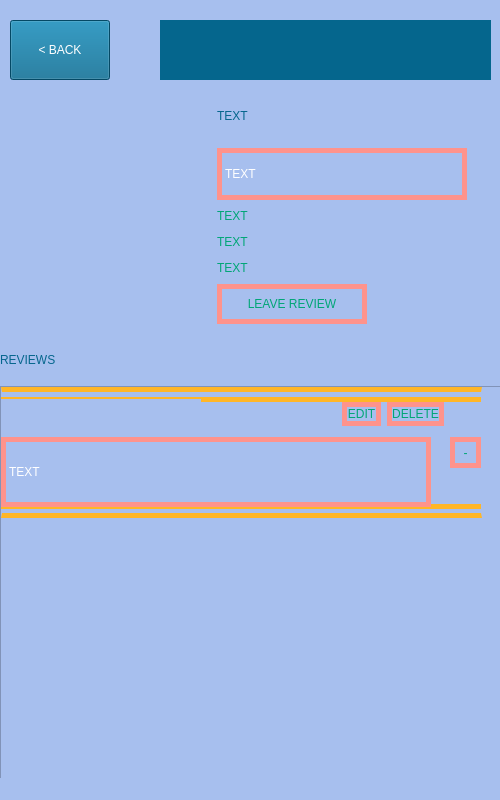
<?xml version="1.0" encoding="UTF-8"?>
<ui version="4.0">
 <class>LocationScreen</class>
 <widget class="QMainWindow" name="LocationScreen">
  <property name="geometry">
   <rect>
    <x>0</x>
    <y>0</y>
    <width>500</width>
    <height>800</height>
   </rect>
  </property>
  <property name="windowTitle">
   <string>WaterWorld</string>
  </property>
  <property name="styleSheet">
   <string notr="true">background-color: rgb(167, 191, 238);</string>
  </property>
  <widget class="QWidget" name="centralwidget">
   <widget class="QWidget" name="layoutWidget_2">
    <property name="geometry">
     <rect>
      <x>0</x>
      <y>0</y>
      <width>501</width>
      <height>81</height>
     </rect>
    </property>
    <layout class="QHBoxLayout" name="top_layout">
     <property name="spacing">
      <number>50</number>
     </property>
     <property name="leftMargin">
      <number>10</number>
     </property>
     <property name="topMargin">
      <number>20</number>
     </property>
     <property name="rightMargin">
      <number>10</number>
     </property>
     <item>
      <widget class="QPushButton" name="back_top_but">
       <property name="minimumSize">
        <size>
         <width>100</width>
         <height>60</height>
        </size>
       </property>
       <property name="maximumSize">
        <size>
         <width>100</width>
         <height>16777215</height>
        </size>
       </property>
       <property name="styleSheet">
        <string notr="true">background-color: #05668D;
font: 15pt  &quot;Stencil&quot;;
color: white;</string>
       </property>
       <property name="text">
        <string>&lt; BACK</string>
       </property>
      </widget>
     </item>
     <item>
      <widget class="QLabel" name="attraction_name_label_top">
       <property name="minimumSize">
        <size>
         <width>331</width>
         <height>60</height>
        </size>
       </property>
       <property name="maximumSize">
        <size>
         <width>331</width>
         <height>60</height>
        </size>
       </property>
       <property name="styleSheet">
        <string notr="true">background-color: rgb(5, 102, 141);
font: 20pt &quot;Stencil&quot;;
color: white;</string>
       </property>
       <property name="text">
        <string>&lt;ATT NAME&gt;</string>
       </property>
      </widget>
     </item>
    </layout>
   </widget>
   <widget class="QWidget" name="layoutWidget">
    <property name="geometry">
     <rect>
      <x>1</x>
      <y>90</y>
      <width>501</width>
      <height>234</height>
     </rect>
    </property>
    <layout class="QHBoxLayout" name="location_info_central_layout">
     <item>
      <layout class="QVBoxLayout" name="left_location_info_layout">
       <item>
        <widget class="QLabel" name="location_image">
         <property name="sizePolicy">
          <sizepolicy hsizetype="Preferred" vsizetype="Preferred">
           <horstretch>0</horstretch>
           <verstretch>0</verstretch>
          </sizepolicy>
         </property>
         <property name="minimumSize">
          <size>
           <width>210</width>
           <height>120</height>
          </size>
         </property>
         <property name="maximumSize">
          <size>
           <width>210</width>
           <height>120</height>
          </size>
         </property>
         <property name="text">
          <string/>
         </property>
         <property name="pixmap">
          <pixmap>../../../Users/nikit/Downloads/39.png</pixmap>
         </property>
        </widget>
       </item>
       <item>
        <spacer name="verticalSpacer">
         <property name="orientation">
          <enum>Qt::Vertical</enum>
         </property>
         <property name="sizeHint" stdset="0">
          <size>
           <width>20</width>
           <height>40</height>
          </size>
         </property>
        </spacer>
       </item>
      </layout>
     </item>
     <item>
      <layout class="QVBoxLayout" name="right_location_info_layout">
       <item>
        <widget class="QLabel" name="location_name_label">
         <property name="minimumSize">
          <size>
           <width>250</width>
           <height>40</height>
          </size>
         </property>
         <property name="maximumSize">
          <size>
           <width>250</width>
           <height>16777215</height>
          </size>
         </property>
         <property name="styleSheet">
          <string notr="true">font: 30pt &quot;Stencil&quot;;
color:  rgb(5, 102, 141);</string>
         </property>
         <property name="text">
          <string>TEXT</string>
         </property>
        </widget>
       </item>
       <item>
        <widget class="QLabel" name="description_label">
         <property name="minimumSize">
          <size>
           <width>250</width>
           <height>50</height>
          </size>
         </property>
         <property name="maximumSize">
          <size>
           <width>250</width>
           <height>16777215</height>
          </size>
         </property>
         <property name="styleSheet">
          <string notr="true">font: 12pt &quot;Stencil&quot;;
color: white;
border: 5px solid;
border-color: rgb(254, 147, 140);</string>
         </property>
         <property name="text">
          <string>TEXT</string>
         </property>
        </widget>
       </item>
       <item>
        <layout class="QVBoxLayout" name="verticalLayout_2">
         <item>
          <layout class="QHBoxLayout" name="location_1_layout">
           <item>
            <widget class="QLabel" name="location_parametr1_label">
             <property name="minimumSize">
              <size>
               <width>150</width>
               <height>20</height>
              </size>
             </property>
             <property name="maximumSize">
              <size>
               <width>150</width>
               <height>16777215</height>
              </size>
             </property>
             <property name="styleSheet">
              <string notr="true">font: 15pt &quot;Stencil&quot;;
color: #00A676;</string>
             </property>
             <property name="text">
              <string>TEXT</string>
             </property>
            </widget>
           </item>
           <item>
            <spacer name="horizontalSpacer">
             <property name="orientation">
              <enum>Qt::Horizontal</enum>
             </property>
             <property name="sizeHint" stdset="0">
              <size>
               <width>50</width>
               <height>20</height>
              </size>
             </property>
            </spacer>
           </item>
          </layout>
         </item>
         <item>
          <layout class="QHBoxLayout" name="location_2_layout">
           <item>
            <widget class="QLabel" name="location_parametr2_label">
             <property name="minimumSize">
              <size>
               <width>150</width>
               <height>20</height>
              </size>
             </property>
             <property name="maximumSize">
              <size>
               <width>150</width>
               <height>16777215</height>
              </size>
             </property>
             <property name="styleSheet">
              <string notr="true">font: 15pt &quot;Stencil&quot;;
color: #00A676;</string>
             </property>
             <property name="text">
              <string>TEXT</string>
             </property>
            </widget>
           </item>
           <item>
            <spacer name="horizontalSpacer_2">
             <property name="orientation">
              <enum>Qt::Horizontal</enum>
             </property>
             <property name="sizeHint" stdset="0">
              <size>
               <width>40</width>
               <height>20</height>
              </size>
             </property>
            </spacer>
           </item>
          </layout>
         </item>
         <item>
          <layout class="QHBoxLayout" name="location_3_layout">
           <item>
            <widget class="QLabel" name="location_parametr3_label">
             <property name="minimumSize">
              <size>
               <width>150</width>
               <height>20</height>
              </size>
             </property>
             <property name="maximumSize">
              <size>
               <width>150</width>
               <height>16777215</height>
              </size>
             </property>
             <property name="styleSheet">
              <string notr="true">font: 15pt &quot;Stencil&quot;;
color: #00A676;</string>
             </property>
             <property name="text">
              <string>TEXT</string>
             </property>
            </widget>
           </item>
           <item>
            <spacer name="horizontalSpacer_3">
             <property name="orientation">
              <enum>Qt::Horizontal</enum>
             </property>
             <property name="sizeHint" stdset="0">
              <size>
               <width>40</width>
               <height>20</height>
              </size>
             </property>
            </spacer>
           </item>
          </layout>
         </item>
         <item>
          <layout class="QHBoxLayout" name="leave_review_layout">
           <item>
            <widget class="QPushButton" name="leave_review_button">
             <property name="minimumSize">
              <size>
               <width>150</width>
               <height>40</height>
              </size>
             </property>
             <property name="maximumSize">
              <size>
               <width>150</width>
               <height>40</height>
              </size>
             </property>
             <property name="styleSheet">
              <string notr="true">border: 5px solid;
font: 12pt  &quot;Stencil&quot;;
color: #00A676;
border-color: rgb(254, 147, 140);
</string>
             </property>
             <property name="text">
              <string>LEAVE REVIEW</string>
             </property>
            </widget>
           </item>
           <item>
            <spacer name="horizontalSpacer_4">
             <property name="orientation">
              <enum>Qt::Horizontal</enum>
             </property>
             <property name="sizeHint" stdset="0">
              <size>
               <width>40</width>
               <height>20</height>
              </size>
             </property>
            </spacer>
           </item>
          </layout>
         </item>
        </layout>
       </item>
      </layout>
     </item>
    </layout>
   </widget>
   <widget class="QWidget" name="">
    <property name="geometry">
     <rect>
      <x>0</x>
      <y>340</y>
      <width>501</width>
      <height>451</height>
     </rect>
    </property>
    <layout class="QVBoxLayout" name="reviews_layout">
     <item>
      <layout class="QHBoxLayout" name="location_review_layout">
       <item>
        <widget class="QLabel" name="location_review_label">
         <property name="minimumSize">
          <size>
           <width>250</width>
           <height>40</height>
          </size>
         </property>
         <property name="maximumSize">
          <size>
           <width>250</width>
           <height>16777215</height>
          </size>
         </property>
         <property name="styleSheet">
          <string notr="true">font: 30pt &quot;Stencil&quot;;
color:  rgb(5, 102, 141);</string>
         </property>
         <property name="text">
          <string>REVIEWS</string>
         </property>
        </widget>
       </item>
       <item>
        <spacer name="horizontalSpacer_6">
         <property name="orientation">
          <enum>Qt::Horizontal</enum>
         </property>
         <property name="sizeHint" stdset="0">
          <size>
           <width>40</width>
           <height>20</height>
          </size>
         </property>
        </spacer>
       </item>
      </layout>
     </item>
     <item>
      <widget class="QScrollArea" name="review_scroll_area">
       <property name="widgetResizable">
        <bool>true</bool>
       </property>
       <widget class="QWidget" name="scrollAreaWidgetContents">
        <property name="geometry">
         <rect>
          <x>0</x>
          <y>0</y>
          <width>497</width>
          <height>392</height>
         </rect>
        </property>
        <widget class="QGroupBox" name="one_review_box">
         <property name="geometry">
          <rect>
           <x>0</x>
           <y>0</y>
           <width>481</width>
           <height>131</height>
          </rect>
         </property>
         <property name="styleSheet">
          <string notr="true">border-bottom:5px solid;
border-top:5px solid;
border-color:#FFB627;</string>
         </property>
         <property name="title">
          <string/>
         </property>
         <widget class="QWidget" name="layoutWidget">
          <property name="geometry">
           <rect>
            <x>0</x>
            <y>10</y>
            <width>480</width>
            <height>112</height>
           </rect>
          </property>
          <layout class="QHBoxLayout" name="review_content_layout">
           <item>
            <layout class="QVBoxLayout" name="verticalLayout_4">
             <item>
              <layout class="QHBoxLayout" name="top_review_layout">
               <item>
                <widget class="QLabel" name="review_user_name">
                 <property name="minimumSize">
                  <size>
                   <width>200</width>
                   <height>30</height>
                  </size>
                 </property>
                 <property name="maximumSize">
                  <size>
                   <width>200</width>
                   <height>30</height>
                  </size>
                 </property>
                 <property name="styleSheet">
                  <string notr="true">font: 20pt &quot;Stencil&quot;;
color: #00A676;
border: 0px;</string>
                 </property>
                 <property name="text">
                  <string>&lt;user name&gt;</string>
                 </property>
                </widget>
               </item>
               <item>
                <spacer name="horizontalSpacer_5">
                 <property name="orientation">
                  <enum>Qt::Horizontal</enum>
                 </property>
                 <property name="sizeHint" stdset="0">
                  <size>
                   <width>108</width>
                   <height>20</height>
                  </size>
                 </property>
                </spacer>
               </item>
               <item>
                <widget class="QPushButton" name="edit_review_button">
                 <property name="styleSheet">
                  <string notr="true">border: 5px solid;
font: 12pt  &quot;Stencil&quot;;
color: #00A676;
border-color: rgb(254, 147, 140);</string>
                 </property>
                 <property name="text">
                  <string>EDIT</string>
                 </property>
                </widget>
               </item>
               <item>
                <widget class="QPushButton" name="delete_review_button">
                 <property name="styleSheet">
                  <string notr="true">border: 5px solid;
font: 12pt  &quot;Stencil&quot;;
color: #00A676;
border-color: rgb(254, 147, 140);</string>
                 </property>
                 <property name="text">
                  <string>DELETE</string>
                 </property>
                </widget>
               </item>
              </layout>
             </item>
             <item>
              <widget class="QLabel" name="review_text">
               <property name="minimumSize">
                <size>
                 <width>430</width>
                 <height>70</height>
                </size>
               </property>
               <property name="maximumSize">
                <size>
                 <width>430</width>
                 <height>70</height>
                </size>
               </property>
               <property name="styleSheet">
                <string notr="true">font: 12pt &quot;Stencil&quot;;
color: white;
border: 5px solid;
border-color: rgb(254, 147, 140);</string>
               </property>
               <property name="text">
                <string>TEXT</string>
               </property>
              </widget>
             </item>
            </layout>
           </item>
           <item>
            <widget class="QPushButton" name="delete_with_reason_review_button">
             <property name="minimumSize">
              <size>
               <width>31</width>
               <height>31</height>
              </size>
             </property>
             <property name="maximumSize">
              <size>
               <width>31</width>
               <height>31</height>
              </size>
             </property>
             <property name="styleSheet">
              <string notr="true">border: 5px solid;
font: 40pt  &quot;Stencil&quot;;
color: #00A676;
border-color: rgb(254, 147, 140);</string>
             </property>
             <property name="text">
              <string>-</string>
             </property>
            </widget>
           </item>
          </layout>
         </widget>
        </widget>
       </widget>
      </widget>
     </item>
    </layout>
   </widget>
  </widget>
  <widget class="QStatusBar" name="statusbar"/>
 </widget>
 <resources/>
 <connections/>
</ui>
